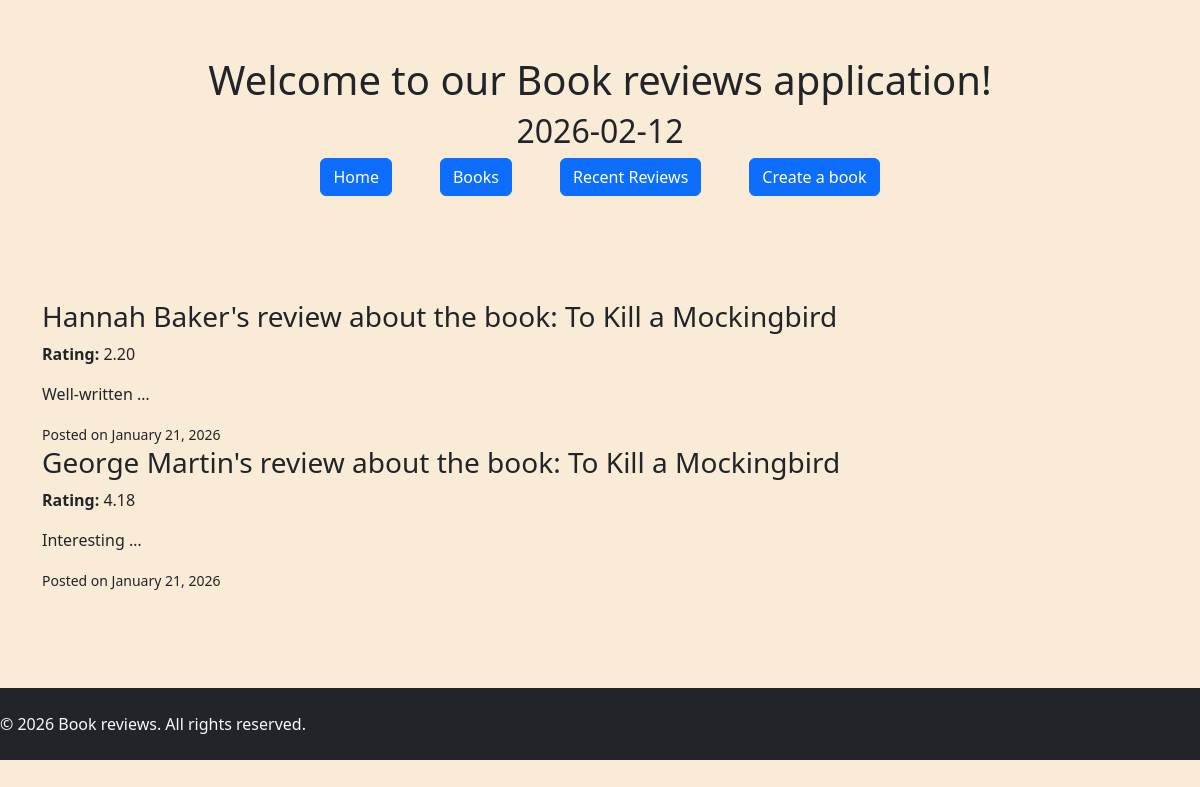
Screenshot of /reviews/to-kill-a-mockingbird with the database file from the repository.
### reviews/models.py (models this page shows, shortened)
class Review(models.Model):
    author = models.CharField(max_length=255)
    body = models.TextField()
    rating = models.DecimalField(max_digits=4, decimal_places=2)
    created_at = models.DateTimeField(auto_now_add=True)
    book = models.ForeignKey('books.Book', on_delete=models.CASCADE, related_name="reviews")

### books/models.py (models this page shows, shortened)
class Book(models.Model):
    GENRE_CHOICES = [
        ("Fiction", "Fiction"),
        ("Non-Fiction", "Non-Fiction"),
        ("Fantasy", "Fantasy"),
        ("Science", "Science"),
        ("Biography", "Biography"),
        ("History", "History"),
    ]
    title = models.CharField(max_length=255, unique=True)
    price = models.DecimalField(max_digits=6, decimal_places=2,  validators=[RangeValidator(0, 1000, message='Price should be in the range 0 - 1000')])
    isbn = models.CharField(max_length=12, unique=False)
    genre = models.CharField(max_length=50, choices=GENRE_CHOICES)
    publishing_date = models.DateField()
    description = models.TextField()
    image_url = models.URLField()
    cover_img = models.ImageField(blank=True, null=True)
    slug = models.SlugField(max_length=255, blank=True)
    updated_at = models.DateTimeField(auto_now=True)

### reviews/views.py (the view)
# urls.py: path('<slug:slug>', book_reviews, name='review')
def book_reviews(request, slug):
    book = get_object_or_404(Book, slug=slug)
    reviews = book.reviews.all()
    context = {
        'reviews': reviews
    }
    return render(request, 'reviews/review_details.html', context)

### templates/reviews/review_details.html
{% extends 'common/home_page.html' %}
{% block content %}
    {% for review in reviews %}
        {% include 'reviews/_review_card.html' %}
    {% empty %}
    <h2>No books</h2>
    {% endfor %}
{% endblock %}

### templates/reviews/_review_card.html
    <article class="review-card">
    <header>
        <h3>{{ review.author }}'s review about the book: {{ review.book.title }}</h3>
    </header>
    <section>
        <p>
            <strong>Rating:</strong>
            {{ review.rating }}
        </p>
        <p>
            {{ review.body|truncatewords:1|default:"No review content available." }}
        </p>
    </section>
    <footer>
        <small>
            Posted on {{ review.created_at|date:"F j, Y" }}
        </small>
    </footer>
</article>

### static/css/custom_css.css (style rules this page uses)
body { background-color: antiquewhite; display: flex; flex-direction: column; }

### rows the page displays
Review: author "Hannah Baker", book "To Kill a Mockingbird", rating "2.20", body "Well-written …", created_at "January 21, 2026"
Review: author "George Martin", book "To Kill a Mockingbird", rating "4.18", body "Interesting …", created_at "January 21, 2026"
